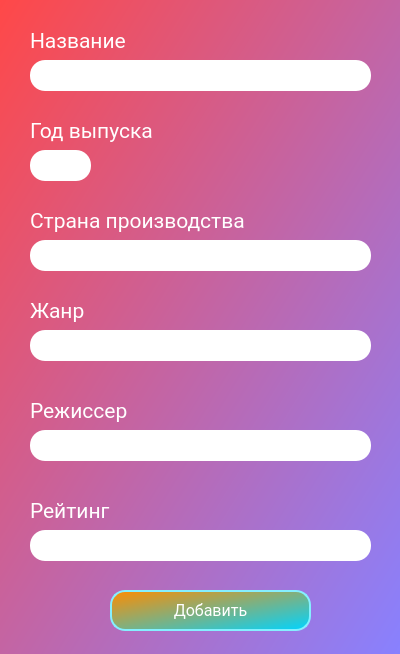
<?xml version="1.0" encoding="UTF-8"?>
<ui version="4.0">
 <class>AddDialog</class>
 <widget class="QDialog" name="AddDialog">
  <property name="geometry">
   <rect>
    <x>0</x>
    <y>0</y>
    <width>400</width>
    <height>654</height>
   </rect>
  </property>
  <property name="minimumSize">
   <size>
    <width>400</width>
    <height>654</height>
   </size>
  </property>
  <property name="maximumSize">
   <size>
    <width>400</width>
    <height>654</height>
   </size>
  </property>
  <property name="windowTitle">
   <string>Dialog</string>
  </property>
  <property name="styleSheet">
   <string notr="true"/>
  </property>
  <widget class="QWidget" name="widget" native="true">
   <property name="geometry">
    <rect>
     <x>0</x>
     <y>0</y>
     <width>400</width>
     <height>654</height>
    </rect>
   </property>
   <property name="styleSheet">
    <string notr="true">QWidget#widget{
	background-color: qlineargradient(spread:pad, x1:0, y1:0, x2:1, y2:1, stop:0 rgba(255, 72, 72, 255), stop:1 rgba(136, 129, 255, 255));
}

QPushButton{
	
	background-color: qlineargradient(spread:pad, x1:0, y1:0, x2:1, y2:1, stop:0 rgba(255, 140, 0, 255), stop:1 rgba(0, 212, 255, 255));
	border: 2px solid #85efff;
	border-radius: 15px;	
	color: rgb(255, 255, 255);
	font-family: roboto;
	font-size: 16px;
}

QPushButton:hover{
	background-color: qlineargradient(spread:pad, x1:0, y1:0, x2:1, y2:1, stop:0 rgba(0, 255, 115, 255), stop:1 rgba(184, 255, 73, 255));
	border: 2px solid #90ff94;
}

QLabel{
	color: rgb(255, 255, 255);
}
QLineEdit{
	border-radius: 15px;
	font-family: roboto;
	font-size: 20px;
}

</string>
   </property>
   <widget class="QPushButton" name="addButton">
    <property name="geometry">
     <rect>
      <x>110</x>
      <y>590</y>
      <width>201</width>
      <height>41</height>
     </rect>
    </property>
    <property name="text">
     <string>Добавить</string>
    </property>
   </widget>
   <widget class="QLabel" name="label_5">
    <property name="geometry">
     <rect>
      <x>30</x>
      <y>390</y>
      <width>161</width>
      <height>41</height>
     </rect>
    </property>
    <property name="font">
     <font>
      <family>Roboto</family>
      <pointsize>16</pointsize>
     </font>
    </property>
    <property name="text">
     <string>Режиссер</string>
    </property>
   </widget>
   <widget class="QLineEdit" name="directorEdit">
    <property name="geometry">
     <rect>
      <x>30</x>
      <y>430</y>
      <width>341</width>
      <height>31</height>
     </rect>
    </property>
    <property name="font">
     <font>
      <family>roboto</family>
      <pointsize>-1</pointsize>
     </font>
    </property>
   </widget>
   <widget class="QLabel" name="label_4">
    <property name="geometry">
     <rect>
      <x>30</x>
      <y>290</y>
      <width>101</width>
      <height>41</height>
     </rect>
    </property>
    <property name="font">
     <font>
      <family>Roboto</family>
      <pointsize>16</pointsize>
     </font>
    </property>
    <property name="text">
     <string>Жанр</string>
    </property>
   </widget>
   <widget class="QLabel" name="label">
    <property name="geometry">
     <rect>
      <x>30</x>
      <y>20</y>
      <width>141</width>
      <height>41</height>
     </rect>
    </property>
    <property name="font">
     <font>
      <family>Roboto</family>
      <pointsize>16</pointsize>
     </font>
    </property>
    <property name="text">
     <string>Название</string>
    </property>
   </widget>
   <widget class="QLineEdit" name="nameEdit">
    <property name="geometry">
     <rect>
      <x>30</x>
      <y>60</y>
      <width>341</width>
      <height>31</height>
     </rect>
    </property>
    <property name="font">
     <font>
      <family>roboto</family>
      <pointsize>-1</pointsize>
     </font>
    </property>
   </widget>
   <widget class="QLabel" name="label_2">
    <property name="geometry">
     <rect>
      <x>30</x>
      <y>110</y>
      <width>181</width>
      <height>41</height>
     </rect>
    </property>
    <property name="font">
     <font>
      <family>Roboto</family>
      <pointsize>16</pointsize>
     </font>
    </property>
    <property name="text">
     <string>Год выпуска</string>
    </property>
   </widget>
   <widget class="QLineEdit" name="yearEdit">
    <property name="geometry">
     <rect>
      <x>30</x>
      <y>150</y>
      <width>61</width>
      <height>31</height>
     </rect>
    </property>
    <property name="font">
     <font>
      <family>roboto</family>
      <pointsize>-1</pointsize>
     </font>
    </property>
   </widget>
   <widget class="QLabel" name="label_3">
    <property name="geometry">
     <rect>
      <x>30</x>
      <y>200</y>
      <width>301</width>
      <height>41</height>
     </rect>
    </property>
    <property name="font">
     <font>
      <family>Roboto</family>
      <pointsize>16</pointsize>
     </font>
    </property>
    <property name="text">
     <string>Страна производства</string>
    </property>
   </widget>
   <widget class="QLineEdit" name="ratingEdit">
    <property name="geometry">
     <rect>
      <x>30</x>
      <y>530</y>
      <width>341</width>
      <height>31</height>
     </rect>
    </property>
    <property name="font">
     <font>
      <family>roboto</family>
      <pointsize>-1</pointsize>
     </font>
    </property>
   </widget>
   <widget class="QLineEdit" name="countryEdit">
    <property name="geometry">
     <rect>
      <x>30</x>
      <y>240</y>
      <width>341</width>
      <height>31</height>
     </rect>
    </property>
    <property name="font">
     <font>
      <family>roboto</family>
      <pointsize>-1</pointsize>
     </font>
    </property>
   </widget>
   <widget class="QLabel" name="label_6">
    <property name="geometry">
     <rect>
      <x>30</x>
      <y>490</y>
      <width>141</width>
      <height>41</height>
     </rect>
    </property>
    <property name="font">
     <font>
      <family>Roboto</family>
      <pointsize>16</pointsize>
     </font>
    </property>
    <property name="text">
     <string>Рейтинг</string>
    </property>
   </widget>
   <widget class="QLineEdit" name="genreEdit">
    <property name="geometry">
     <rect>
      <x>30</x>
      <y>330</y>
      <width>341</width>
      <height>31</height>
     </rect>
    </property>
    <property name="font">
     <font>
      <family>roboto</family>
      <pointsize>-1</pointsize>
     </font>
    </property>
   </widget>
  </widget>
 </widget>
 <resources/>
 <connections/>
</ui>
